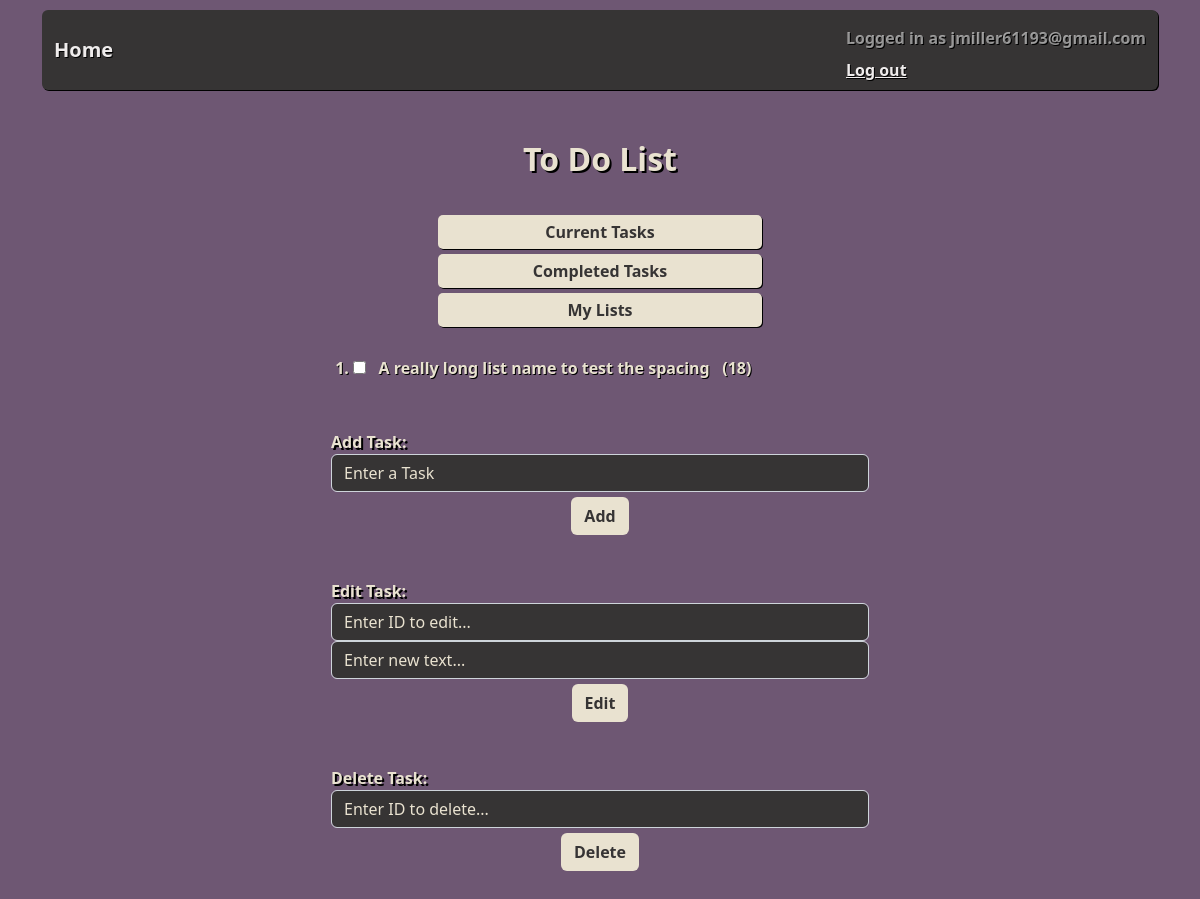
Screenshot of /todo/14 (signed in) with the database file from the repository.
### accounts/models.py (models this page shows, shortened)
class User(AbstractBaseUser, PermissionsMixin):
    email = models.EmailField(
        _("Email Address"),
        max_length=255,
        unique=True,
        help_text="<br><p class='help-text'>Ex: example@example.com<p>",
        primary_key=True
        )
    is_staff = models.BooleanField(_("Staff status"),default = False)
    is_superuser = models.BooleanField(_("Super User"), default = False)
    is_active = models.BooleanField(_("Active"), default=True)
    date_joined = models.DateTimeField(_("Date Joined"), auto_now_add=True)
    last_updated = models.DateTimeField(_("Last Updated"), auto_now=True)
    objects = UserManager()
    USERNAME_FIELD = 'email'

### todo/models.py (models this page shows, shortened)
class Task(models.Model):
    text = models.CharField(max_length=64)
    list = models.ForeignKey(List, on_delete=models.CASCADE, default=None)
    complete = models.BooleanField(default=False)
    class Meta:
        ordering = ('id',)
        unique_together = ('list', 'text')

### todo/views.py (the view)
# urls.py: path('<list_id>', views.view_list, name='view_list'),
def view_list(request, list_id):
    list_ = List.objects.get(id=list_id)
    add_form = ExistingListTaskForm(for_list=list_)
    edit_form = EditForm(for_list=list_)
    delete_form = DeleteForm(for_list=list_)
    if request.method == 'POST':
        add_form = ExistingListTaskForm(for_list=list_, data=request.POST)
        if add_form.is_valid():
            add_form.save()
    tasks = Task.objects.filter(list=list_)
    tasks_forms = []
    for t in tasks:
        task_form = CheckBoxForm(complete=t.complete, text=t.text, id=t.id)
        tasks_forms.append(task_form)
    context = {
        'list': list_,
        'tasks_forms': tasks_forms,
        'add_form': add_form,
        'edit_form': edit_form,
        'delete_form': delete_form
    }
    return render(request, 'todo_list.html', context)

### todo/forms.py (shortened to what this page needs)
class ExistingListTaskForm(TaskForm):
    def __init__(self, for_list, *args, **kwargs):
        super().__init__(*args, **kwargs)
        self.instance.list = for_list

class EditForm(forms.Form):
    task_id = forms.IntegerField(
        label="Edit Task",
        widget=forms.NumberInput(
            attrs={
                'class': 'form-control',
                'placeholder': 'Enter ID to edit...',
                'id': 'edit-task-id'
            }
        )
    )
    text = forms.CharField(
        label="",
        widget=forms.TextInput(
            attrs={
                'class': 'form-control',
                'placeholder': 'Enter new text...',
                'id': 'edit-task-text'
            }
        )
    )
    def __init__(self, for_list, *args, **kwargs):
        super(EditForm, self).__init__(*args, **kwargs)
        self.list = for_list

### accounts/authentication.py (called while the page is built)
    def get_user(self, email):
        try:
            return User.objects.get(email=email)
        except User.DoesNotExist:
            return None

### templates/todo_list.html (shortened to what this page needs)
{% extends 'base.html' %}
{% block extra_css %}
{% load static %}
<link rel="stylesheet" type="text/css" href="{% static 'todo_style.css' %}">
{% endblock %}
{% block body_content %}
<body>
<br>
<div class="heading">
  <h2> To Do List </h2>
</div>
<br>
<div class="page-select">
    <a class="page-link" href="{% if list %}{% url 'todo:view_list' list.id %}{% else %}{% url 'todo:todo_list' %}{% endif %}"> Current Tasks </a>
  {% if list %}
    <a class="page-link" href="{% url 'todo:completed_tasks' list.id %}"> Completed Tasks </a>
  {% endif %}
  {% if user.email %}
    <a class="page-link" href="{% url 'todo:user_list' user.email %}"> My Lists </a>
  {% endif %}
</div>
<br>
<div class="list-body-container">
  <ol class="task-list">
  {% for form in tasks_forms %}
  <li>
    <form action="{% url 'todo:complete' form.id %}" method="post" id="task-item">
      {{form}} &nbsp; {{form.text}} &nbsp; ({{form.id}})
    </form>
  </li>
  {% endfor %}
  </ol>
</div>
<br>
<div class="functions-container">
  <div class="form-container">
    <form action="{% if list %}{% url 'todo:view_list' list.id %}{% else %}{% url 'todo:new_list' %}{% endif %}" method="post">
      {{ add_form }}
      <div class="text-center">
        <button type="submit" id="add-btn" class="btn btn-block mb-4">Add</button>
      </div>
    </form>
  </div>
  {% if list %}
  <div class="form-container">
    <form action="{% url 'todo:edit_task' list.id %}" method="post">
      {{ edit_form }}
      <div class="text-center">
        <button type="submit" id="edit-btn" class="btn btn-block mb-4">Edit</button>
      </div>
    </form>
  </div>
  <div class="form-container">
    <form action="{% url 'todo:delete_task' list.id %}" method="post">
      {{ delete_form }}
      <div class="text-center">
        <button type="submit" id="delete-btn" class="btn btn-block mb-4">Delete</button>
      </div>
    </form>
  </div>
  {% endif %}
</div>
</body>
{% endblock %}

### templates/base.html (shortened to what this page needs)
<!DOCTYPE html>
<html lang="en">
{% load static %}
<head>
  <link href="https://cdn.jsdelivr.net/npm/bootstrap@5.2.3/dist/css/bootstrap.min.css" rel="stylesheet" />
  <link href="{% static 'base.css' %}" rel="stylesheet" type="text/css">
  {% block extra_css %}{% endblock %}
</head>
<body>
  <div class="container">
    <nav class="navbar navbar-dark bg-dark rounded" role="navigation">
      <div class="container-fluid">
        <a class="navbar-brand" href="{% url 'home' %}">Home</a>
        {% if user.email %}
        <ul class="nav navbar-nav navbar-right">
          <li class="navbar-text" name="account-info">Logged in as {{ user.email }}</li>
          <li><a href="{% url 'accounts:logout' %}">Log out</a></li>
        </ul>
        {% else %}
        <ul class="nav navbar-nav navbar-right">
          <li><a href="{% url 'accounts:login' %}">Login</a></li>
        <ul>
        {% endif %}
      </div>
    </nav>
    {% block body_content %}
    {% endblock %}
  </div>
</body>
</html>

### portfolio_app/static/base.css (style rules this page uses)
body { font-weight: bold; }
.navbar { background-color: #363434 !important; margin-bottom: 10px; margin-top: 10px; box-shadow: 1px 1px black; }
.navbar-brand { color: #efecec; }
a { color: #efecec; }

### todo/static/todo_style.css (style rules this page uses)
body { background-color: #6e5773; color: #e9e2d0; text-shadow: 1px 1px black; font-weight: bold; }
h2 { font-weight: bold; text-shadow: 2px 2px black; text-align: center; margin-top: 16px; }
label { text-shadow: 2px 2px black; }
.page-select { margin-left: auto; margin-right: auto; width: 30%; text-align: center; }
.page-link { color: #363434; background-color: #e9e2d0; text-decoration: none; padding: 5px; margin: 5px; border-radius: 5px; box-shadow: 1px 1px black; font-weight: bold; text-shadow: none; }
.list-body-container { margin-left: auto; margin-right: auto; width: 50%; }
.task-list { margin-right: auto; margin-left: auto; width: 100%; }
.form-container { margin-left: auto; margin-right: auto; width: 50%; text-align: left; padding: 10px; }
.form-control { background-color: #363434 !important; color: #e9e2d0 !important; }
.form-control::placeholder { color: #e9e2d0 !important; }
.btn { background-color: #e9e2d0 !important; color: #363434 !important; margin-top: 5px; font-weight: bold; }

### rows the page displays
User: email "jmiller61193@gmail.com"
Task: text "A really long list name to test the spacing"
